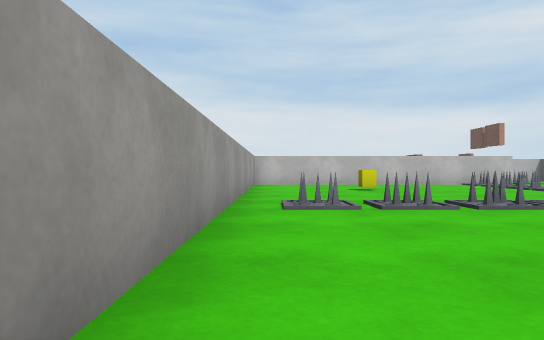
view 1 (above)

21 first-person views from a walk through a 3-D level made in the Unity game engine. The camera is 0.51 m above the floor, looks level and sees 70° across. The floor is counted in squares, 1 m on a side. Each view is taken from the middle of a square. On the plan, view 1 faces up. The plan holds only what a view shows up to about 9 squares ahead; the rest is blank. The place goes on beyond the plan. The player is left out. Some surface patterns are stand-ins.

view 2
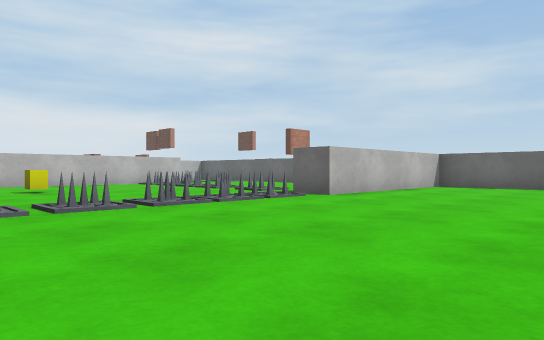

view 3
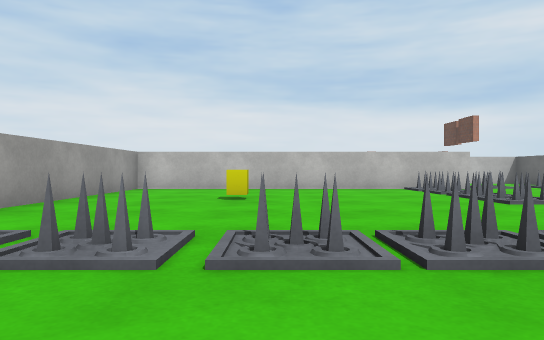

view 4
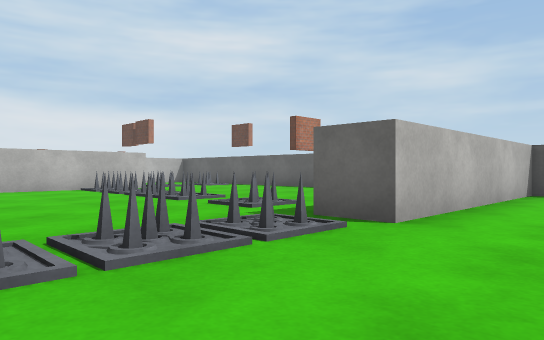

view 5
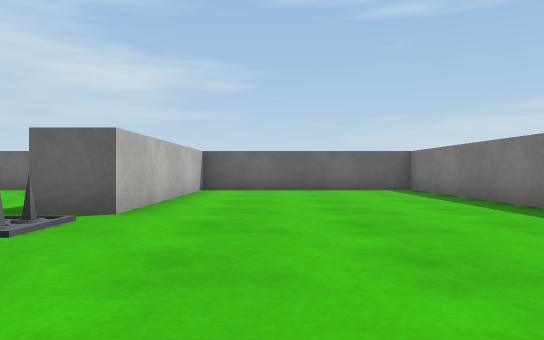

view 6
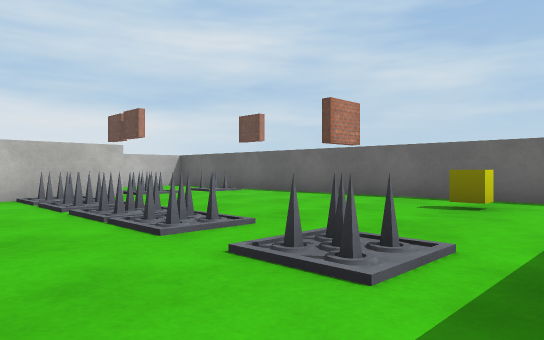

view 7
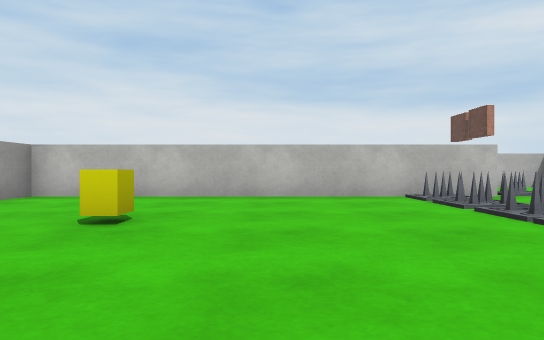

view 8
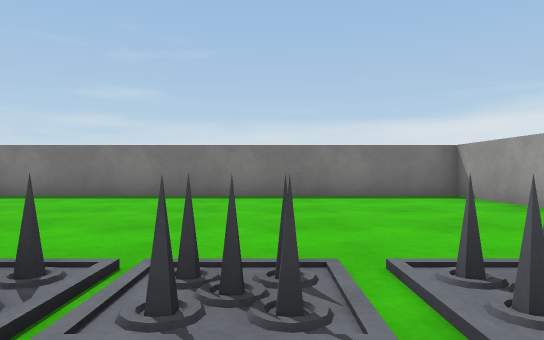

view 9
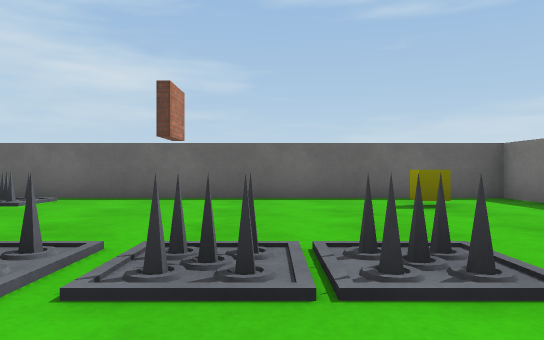

view 10
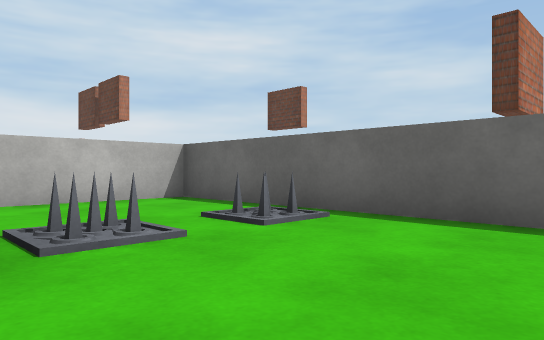

view 11
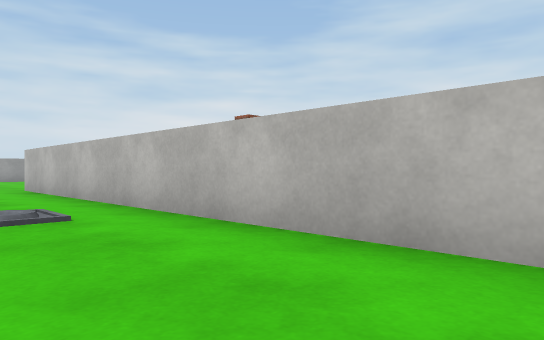

view 12
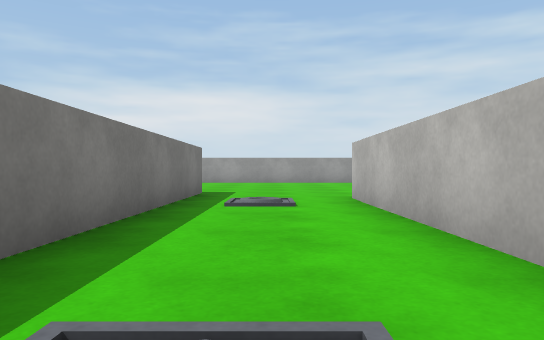

view 13
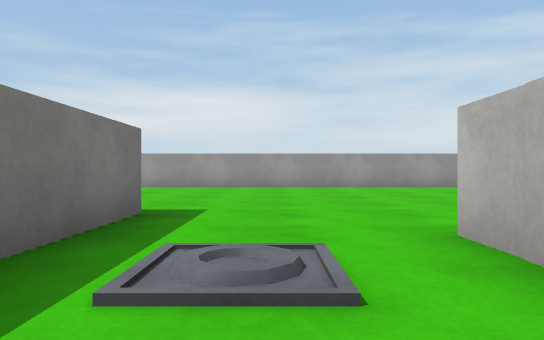

view 14
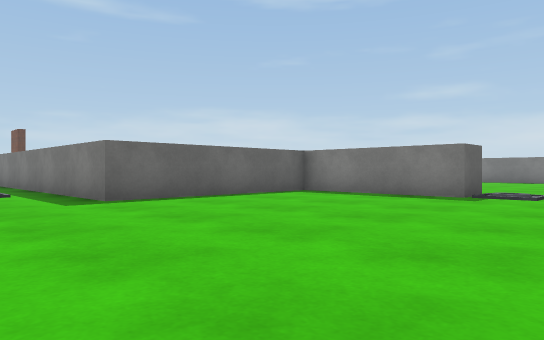

view 15
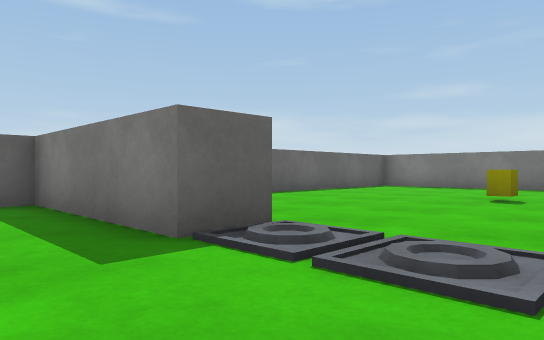

view 16
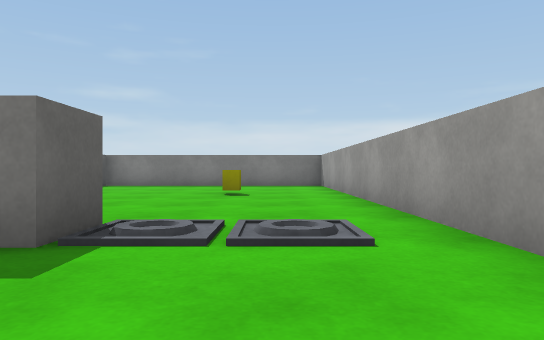

view 17
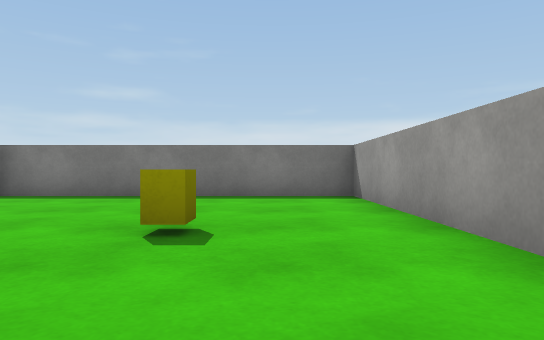

view 18
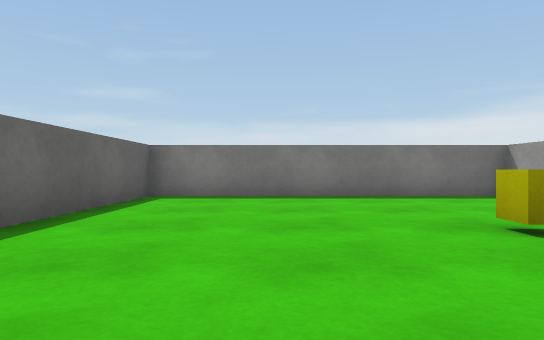

view 19
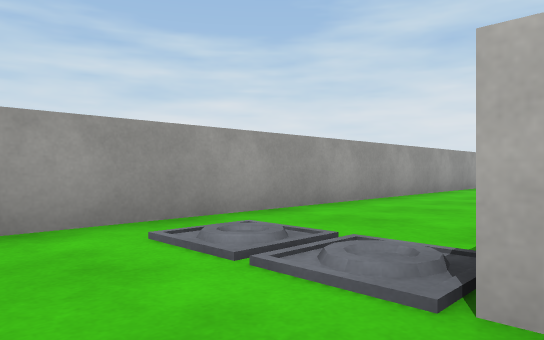

view 20
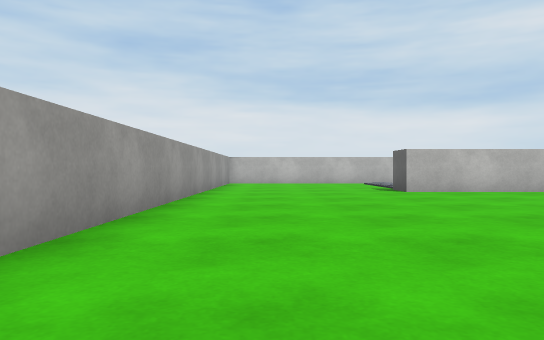

view 21
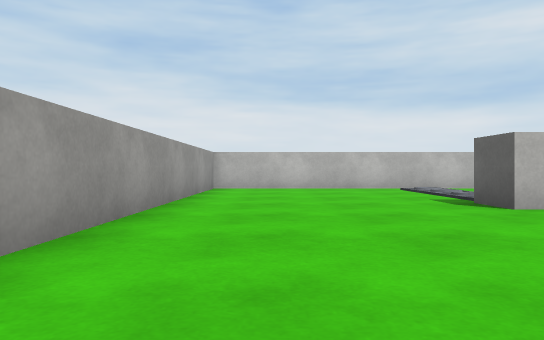

### Floor plan
Ten units are one square. View 1 is at (0, 0); x grows to the right and y downward. Boxes are objects, and circles mark ways between rooms. Rooms are numbered by the first view taken in them; rooms with no view inside come last. Other rooms are left out.
<svg viewBox="-91 -255 217 266">
<path fill="none" stroke="#000" d="M110 -58 120 -58 120 -125M121 -48 65 -48 65 -59M84 -134 -6 -134 -6 6 110 6M-55 -84 -55 -94 -16 -94 -16 -145 49 -145M-6 -210 -39 -210 -39 -220M-86 -250 -86 6 -16 6 -16 -36M120 -125 120 -174 -1 -174"/>
<rect x="5" y="-55" width="10" height="10" fill="#bbb"><title>trap</title></rect>
<rect x="15" y="-55" width="10" height="10" fill="#bbb"><title>trap</title></rect>
<rect x="15" y="-105" width="10" height="10" fill="#bbb"><title>other object</title></rect>
<rect x="25" y="-55" width="10" height="10" fill="#bbb"><title>trap</title></rect>
<rect x="35" y="-55" width="10" height="10" fill="#bbb"><title>trap</title></rect>
<rect x="45" y="-55" width="10" height="10" fill="#bbb"><title>trap</title></rect>
<rect x="65" y="-75" width="10" height="10" fill="#bbb"><title>trap</title></rect>
<rect x="65" y="-95" width="10" height="10" fill="#bbb"><title>trap</title></rect>
<rect x="65" y="-105" width="10" height="10" fill="#bbb"><title>trap</title></rect>
<rect x="65" y="-125" width="10" height="10" fill="#bbb"><title>trap</title></rect>
<rect x="95" y="-85" width="10" height="10" fill="#bbb"><title>other object</title></rect>
<rect x="-65" y="-45" width="10" height="10" fill="#bbb"><title>other object</title></rect>
<rect x="105" y="-145" width="10" height="10" fill="#bbb"><title>trap</title></rect>
<circle cx="100" cy="-137" r="3" fill="#2a7"/>
<text x="50" y="-60">1</text>
<text x="-30" y="-140">2</text>
</svg>
Room 1 opens to room 2.

Where each view was taken, in squares from view 1:
view 1: 0 up, 0 right, facing up
view 2: 0 up, 0 right, facing up-right
view 3: 3 up, 3 right, facing up
view 4: 3 up, 3 right, facing up-right
view 5: 3 up, 2 right, facing right
view 6: 6 up, 5 right, facing up-right
view 7: 6 up, 4 right, facing up
view 8: 7 up, 3 right, facing down
view 9: 10 up, 5 right, facing right
view 10: 11 up, 8 right, facing up-right
view 11: 15 up, 11 right, facing up-left
view 12: 16 up, 7 right, facing left
view 13: 16 up, 3 right, facing left
view 14: 17 up, 8 left, facing down-right
view 15: 11 up, 8 left, facing down-right
view 16: 12 up, 7 left, facing down
view 17: 7 up, 7 left, facing down
view 18: 7 up, 4 left, facing down
view 19: 7 up, 5 left, facing up-left
view 20: 12 up, 7 left, facing up
view 21: 16 up, 7 left, facing up
